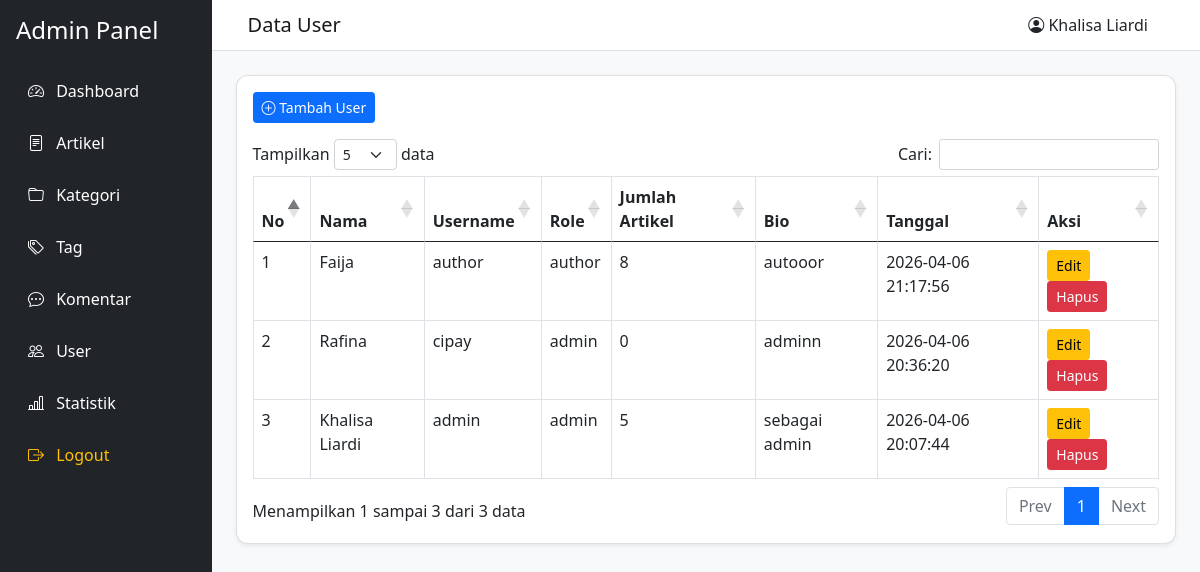
Screenshot of /admin/user/index.php (signed in) with the database file from the repository.
### tables this page shows
CREATE TABLE `users` (
  `id` int(11) NOT NULL,
  `nama` varchar(100) DEFAULT NULL,
  `username` varchar(50) DEFAULT NULL,
  `password` varchar(255) DEFAULT NULL,
  `role` enum('admin','author') DEFAULT 'author',
  `bio` text DEFAULT NULL,
  `created_at` timestamp NOT NULL DEFAULT current_timestamp()
);

### admin/user/index.php (the view, shortened to what this page needs)
<?php
include '../../config/koneksi.php';
$data = mysqli_query($conn, "
    SELECT users.*, COUNT(articles.id) as jumlah_artikel
    FROM users
    LEFT JOIN articles ON users.id = articles.user_id
    GROUP BY users.id
    ORDER BY users.id DESC
");
include '../../templates/admin_header.php';
include '../../templates/admin_sidebar.php';
include '../../templates/admin_topbar.php';
?>
<div class="card shadow-sm">
    <div class="card-body">
        <a href="tambah.php" class="btn btn-primary btn-sm mb-3">
            <i class="bi bi-plus-circle"></i> Tambah User
        </a>
        <table class="table table-bordered datatable">
            <thead>
                <tr>
                    <th>No</th>
                    <th>Nama</th>
                    <th>Username</th>
                    <th>Role</th>
                    <th>Jumlah Artikel</th>
                    <th>Bio</th>
                    <th>Tanggal</th>
                    <th>Aksi</th>
                </tr>
            </thead>
            <tbody>
                <?php $no = 1; while($row = mysqli_fetch_assoc($data)) : ?>
                <tr>
                    <td><?= $no++; ?></td>
                    <td><?= htmlspecialchars($row['nama']); ?></td>
                    <td><?= htmlspecialchars($row['username']); ?></td>
                    <td><?= htmlspecialchars($row['role']); ?></td>
                    <td><?= $row['jumlah_artikel']; ?></td>
                    <td><?= htmlspecialchars($row['bio']); ?></td>
                    <td><?= htmlspecialchars($row['created_at']); ?></td>
                    <td>
                        <a href="edit.php?id=<?= $row['id']; ?>" class="btn btn-warning btn-sm">Edit</a>
                        <a href="hapus.php?id=<?= $row['id']; ?>" class="btn btn-danger btn-sm" onclick="return confirm('Yakin hapus user?')">Hapus</a>
                    </td>
                </tr>
                <?php endwhile; ?>
            </tbody>
        </table>
    </div>
</div>
<?php include '../../templates/admin_footer.php'; ?>

### assets/css/style.css (style rules this page uses)
body { background-color: #f8f9fa; }
.card { border-radius: 12px; }
.table { background-color: white; }

### rows the page displays
users: nama "Faija", username "author", role "author", jumlah_artikel "8", bio "autooor", created_at "2026-04-06 21:17:56"
users: nama "Rafina", username "cipay", role "admin", jumlah_artikel "0", bio "adminn", created_at "2026-04-06 20:36:20"
users: nama "Khalisa Liardi", username "admin", role "admin", jumlah_artikel "5", bio "sebagai admin", created_at "2026-04-06 20:07:44"

### other values shown
$pageTitle "Data User"
$_SESSION['nama'] "Khalisa Liardi"
